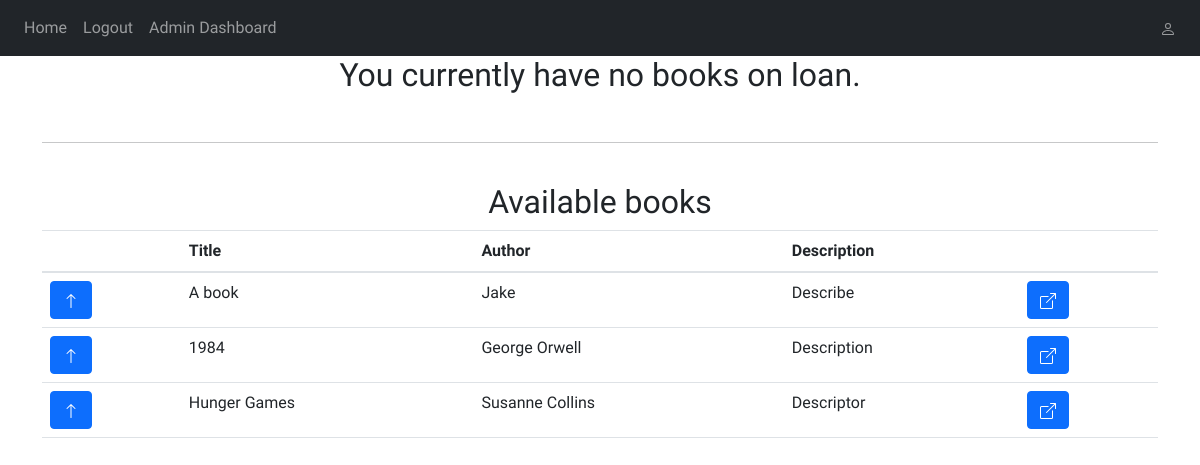
Screenshot of /home (signed in) with the database file from the repository.
### website/models.py (models this page shows)
class Book(db.Model):
    id = db.Column(db.Integer, primary_key=True)
    title = db.Column(db.String(150))
    author = db.Column(db.String(150))
    description = db.Column(db.String(1000))
    publish_year = db.Column(db.Integer)
    currently_loaned = db.Column(db.Boolean())
    loaned_to = db.Column(db.Integer, db.ForeignKey("user.id"))

### website/views.py (the view)
@views.route("/home", methods=["GET", "POST"])
@login_required
def home():
  if request.method == "POST":
    if request.form['action'] == 'add_book':
      book = Book.query.filter_by(id=request.form.get("add_book")).first()
      book.loaned_to = current_user.id
      db.session.commit()
      return redirect(url_for("views.home"))
    elif request.form['action'] == 'remove_book':
      book = Book.query.filter_by(id=request.form.get("remove_book")).first()
      book.loaned_to = 0
      db.session.commit()
      return redirect(url_for("views.home"))
    else:
      book_id = request.form.get("action")
      book = Book.query.filter_by(id=book_id).first()
      return render_template("book.html", book=book)
  else:
    return render_template("home.html", allBooks=Book.query.all())

### website/__init__.py (called while the page is built)
def create_app():
  app = Flask(__name__)
  app.config['SECRET_KEY'] = "THISISVERYSECRET"
  app.config["SQLALCHEMY_DATABASE_URI"] = f"sqlite:///{DB_NAME}"
  db.init_app(app)
  from .views import views
  from .auth import auth
  app.register_blueprint(views, url_prefix="/")
  app.register_blueprint(auth, url_prefix="/")
  from .models import User
  create_database(app)
  create_adminHash()
  login_manager = LoginManager()
  login_manager.login_view = 'auth.login'
  login_manager.init_app(app)
  @login_manager.user_loader
  def load_user(id):
    return User.query.get(int(id))
  @app.context_processor
  def inject_user():
    user_details = dict(user=current_user)
    if current_user.is_authenticated:
      user_details.update(access_level=current_user.access_level)
    return user_details
  return app

### website/templates/home.html (shortened to what this page needs)
{% extends "base.html" %}
{% block content %}
<form method="POST">
{% if user.books %}
  <h2 align="center">Your books</h2>
  <table class="table">
    <thead>
      <tr>
        <th scope="col"></th>
        <th scope="col">Title</th>
        <th scope="col">Author</th>
        <th scope="col">Description</th>
        <th scope="col"></th>
      </tr>
    </thead>
    <tbody>
      {% for book in user.books %}
      <tr>
        <td>
          <input id="remove_book" name="remove_book" type="hidden" value="{{ book.id }}">
          <button class="btn btn-primary" type="submit" name="action" value="remove_book">
            <svg xmlns="http://www.w3.org/2000/svg" width="16" height="16" fill="currentColor" class="bi bi-arrow-down" viewBox="0 0 16 16">
            <path fill-rule="evenodd" d="M8 1a.5.5 0 0 1 .5.5v11.793l3.146-3.147a.5.5 0 0 1 .708.708l-4 4a.5.5 0 0 1-.708 0l-4-4a.5.5 0 0 1 .708-.708L7.5 13.293V1.5A.5.5 0 0 1 8 1z"/>
            </svg>
          </button>
        </td>
        <td>{{ book.title }}</td>
        <td>{{ book.author }}</td>
        <td>{{ book.description }}</td>
        <td>
          <input id="book_page" name="book_page" type="hidden" value="{{ book.id }}">
          <button class="btn btn-primary" type="submit" name="action" value="{{ book.id }}">
            <svg xmlns="http://www.w3.org/2000/svg" width="16" height="16" fill="currentColor" class="bi bi-box-arrow-up-right" viewBox="0 0 16 16">
              <path fill-rule="evenodd" d="M8.636 3.5a.5.5 0 0 0-.5-.5H1.5A1.5 1.5 0 0 0 0 4.5v10A1.5 1.5 0 0 0 1.5 16h10a1.5 1.5 0 0 0 1.5-1.5V7.864a.5.5 0 0 0-1 0V14.5a.5.5 0 0 1-.5.5h-10a.5.5 0 0 1-.5-.5v-10a.5.5 0 0 1 .5-.5h6.636a.5.5 0 0 0 .5-.5z"/></path>
              <path fill-rule="evenodd" d="M16 .5a.5.5 0 0 0-.5-.5h-5a.5.5 0 0 0 0 1h3.793L6.146 9.146a.5.5 0 1 0 .708.708L15 1.707V5.5a.5.5 0 0 0 1 0v-5z"/></path>
            </svg>
          </button>
        </td>
      </tr>
      {% endfor %}
    </tbody>
  </table>
{% else %}
  <h2 align="center">You currently have no books on loan.</h2>
{% endif %}
<br>
<hr>
<br>
  <h2 align="center">Available books</h2>
  <table class="table">
    <thead>
      <tr>
        <th scope="col"></th>
        <th scope="col">Title</th>
        <th scope="col">Author</th>
        <th scope="col">Description</th>
        <th scope="col"></th>
      </tr>
    </thead>
    <tbody>
      {% for book in allBooks %}
        {% if book.loaned_to == 0 %}
        <tr>
          <td>
            <button class="btn btn-primary" type="submit" name="action" value="add_book">
              <svg xmlns="http://www.w3.org/2000/svg" width="16" height="16" fill="currentColor" class="bi bi-arrow-up" viewBox="0 0 16 16">
              <path fill-rule="evenodd" d="M8 15a.5.5 0 0 0 .5-.5V2.707l3.146 3.147a.5.5 0 0 0 .708-.708l-4-4a.5.5 0 0 0-.708 0l-4 4a.5.5 0 1 0 .708.708L7.5 2.707V14.5a.5.5 0 0 0 .5.5z"/>
              </svg>
            </button>
          </td>
          <td>{{ book.title }}</td>
          <td>{{ book.author }}</td>
          <td>{{ book.description }}</td>
          <td>
            <button class="btn btn-primary" type="submit" name="action" value="{{ book.id }}">
            </button>
          </td>
        </tr>
        {% endif %}
      {% endfor %}
    </tbody>
  </table>
</form>
{% endblock %}

### website/static/style.css (style rules this page uses)
* { font-family: 'Kdam Thmor Pro', sans-serif; }
body { font-family: 'Kdam Thmor Pro', sans-serif; }

### rows the page displays
Book: title "A book", author "Jake", description "Describe", {{ book.id }} 1 (drawn)
Book: title "1984", author "George Orwell", description "Description", {{ book.id }} 2 (drawn)
Book: title "Hunger Games", author "Susanne Collins", description "Descriptor", {{ book.id }} 3 (drawn)
